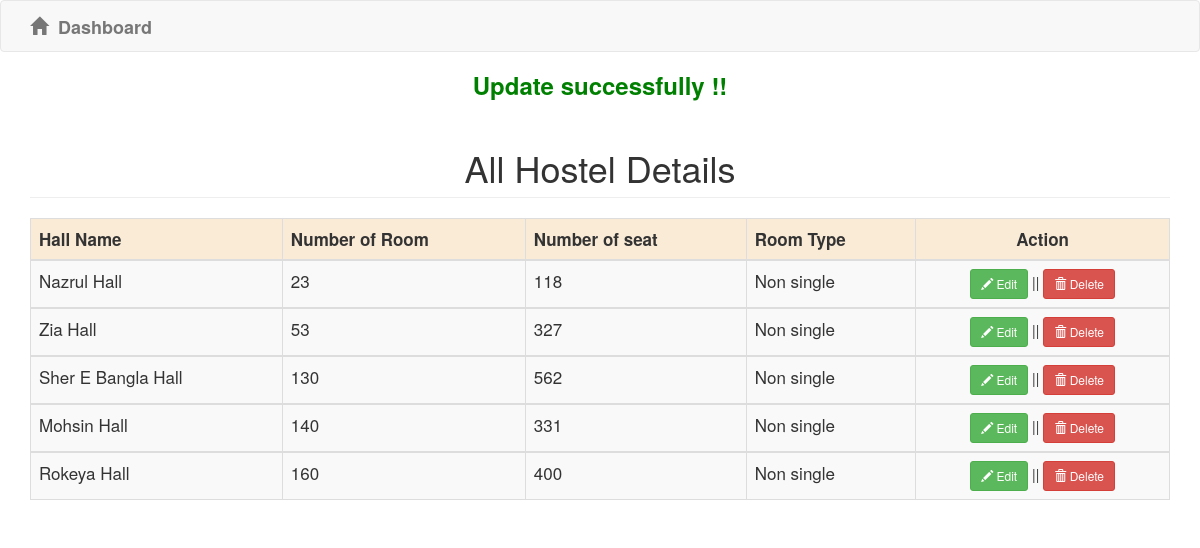
/admin/hostel.php?id=3, run on the app's committed database.
### tables this page shows
CREATE TABLE `hostel` (
  `hostel_id` int(11) NOT NULL,
  `hall_name` varchar(50) NOT NULL,
  `room_no` int(11) NOT NULL,
  `seat_no` int(11) NOT NULL,
  `room_type` varchar(50) NOT NULL
);

### admin/hostel.php (the view, shortened to what this page needs)
<?php
include('header.php');
include "../config.php";
if(isset($_GET['id'])){
    $idd=$_GET['id'];
	if($idd==3){
		$style="color:green";
	}
}
?>
<html>
<head>
</head>
<body>
    <?php include('navbar.php'); ?>
    <h3 style="<?php echo $style;?>" class='text-center mt-3'> <b><?php echo $_SESSION['message']; ?></b></h3>
    <div class="container">
        <h1 class="page-header text-center">All Hostel Details </h1>
        <div style="margin-top:10px;">
            <table class="table table-striped table-bordered">
            <?php
				$sql="select * from hostel";
				$query=$con->query($sql);
                if(mysqli_num_rows($query)==0){
                    echo "<h3 class='text-center mt-3' style='color:red'>No hall available</h3>";
                }
                else{?>
                <thead>
                    <th style="font-size:17px">Hall Name</th>
                    <th style="font-size:17px">Number of Room</th>
                    <th style="font-size:17px">Number of seat</th>
                    <th style="font-size:17px">Room Type</th>
                    <th class="text-center" style="font-size:17px">Action</th>
                </thead>
                <?php
					while($row=$query->fetch_array()){
                        $hall_name = $row['hall_name'];
				        $room_no = $row['room_no'];
				        $capacity = $row['seat_no'];
				        $room_type = $row['room_type'];
					?>
                <tbody>
                    <tr>
                        <td style="font-size:17px"><?php echo $hall_name; ?></td>
                        <td style="font-size:17px"><?php echo $room_no; ?></td>
                        <td style="font-size:17px"><?php echo $capacity; ?></td>
                        <td style="font-size:17px"><?php echo $room_type; ?></td>
                        <td class="text-center">
                            <a href="#edithostel<?php echo $row['hostel_id']; ?>" data-toggle="modal"
                                class="btn btn-success btn-sm"><span class="glyphicon glyphicon-pencil"></span> Edit</a>
                            ||
                            <a href="#deletehostel<?php echo $row['hostel_id']; ?>" data-toggle="modal"
                                class="btn btn-danger btn-sm"><span class="glyphicon glyphicon-trash"></span> Delete</a>
                        </td>
                    </tr>
                </tbody>
                <?php
					}
                }
				?>
            </table>
        </div>
    </div>
</body>
</html>

### admin/hostel.php (style rules this page uses)
th { background: #FAEBD7; position: sticky; top: 0; box-shadow: 0 2px 2px -1px rgba(0, 0, 0, 0.4); }

### data on the page
hostel: hall_name "Nazrul Hall", room_no "23", seat_no "118", room_type "Non single"
hostel: hall_name "Zia Hall", room_no "53", seat_no "327", room_type "Non single"
hostel: hall_name "Sher E Bangla Hall", room_no "130", seat_no "562", room_type "Non single"
hostel: hall_name "Mohsin Hall", room_no "140", seat_no "331", room_type "Non single"
hostel: hall_name "Rokeya Hall", room_no "160", seat_no "400", room_type "Non single"

### other printed values
$_SESSION['message'] "Update successfully !!"
